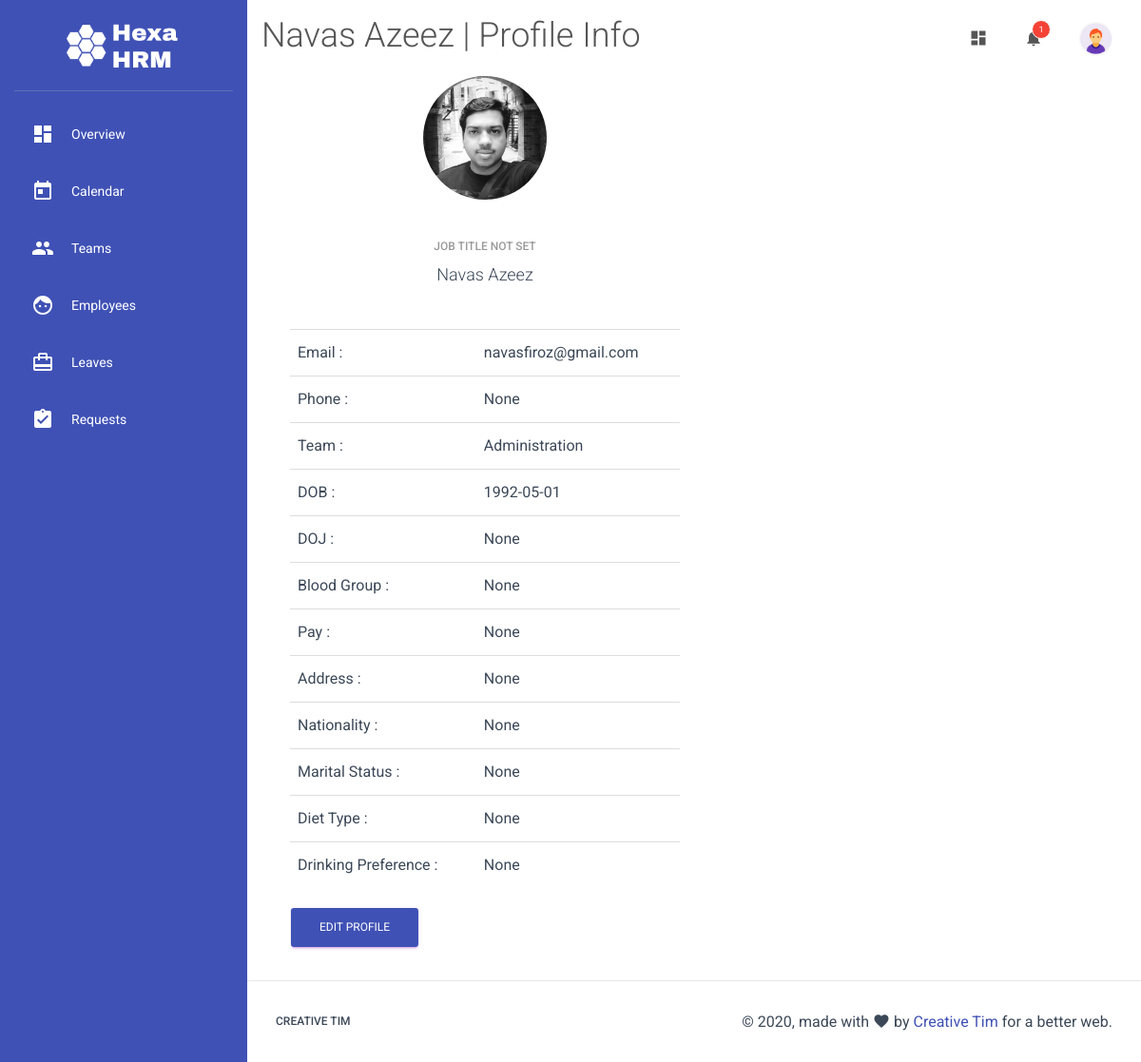
Page /profile/1/ (signed in) on the committed database.
### main.py (models this page shows)
class User(db.Model):
    id = db.Column(db.Integer, primary_key=True)
    name = db.Column(db.String(150), nullable=False)
    email = db.Column(db.String,nullable=False)
    phone = db.Column(db.String)
    whatsapp = db.Column(db.Boolean)
    title = db.Column(db.String)
    role = db.Column(db.Integer)
    annual_leaves = db.Column(db.String)
    team_id = db.Column(db.Integer, db.ForeignKey("team.id"))
    password = db.Column(db.String)
    dob = db.Column(db.Date)
    blood_group = db.Column(db.String)
    doj = db.Column(db.Date)
    pay = db.Column(db.Integer)
    address = db.Column(db.String)
    secondary_contact_name = db.Column(db.String)
    secondary_contact_relation = db.Column(db.String)
    secondary_contact_phone = db.Column(db.String)
    origin_country = db.Column(db.String)
    diet_type = db.Column(db.String)
    drinking = db.Column(db.Boolean)
    marital_status = db.Column(db.String)
    dp = db.Column(db.String, default="default.png")
    leaves = db.relationship("Leave",backref="requested_by")

class Team(db.Model):
    id = db.Column(db.Integer, primary_key=True)
    name = db.Column(db.String, nullable=False)
    users = db.relationship("User",backref="team")

### main.py (the view)
@app.route('/profile/<user_id>/')
def profile(user_id):
    user = User.query.get(user_id)
    if user:
        return render_template("user_profile.html", user=user)
    else:
        return redirect(url_for("employees"))

### main.py (called while the page is built)
@app.before_request
def before_request():
    g.user = None
    if "uid" in session:
        login_user = User.query.get(session["uid"])
        if login_user and login_user.team_id == session["td"] and bcrypt.check_password_hash(session["sk"], login_user.name):
            g.user = login_user

### templates/user_profile.html (shortened to what this page needs)
{% extends "template.html" %}
{% block heading %}
<h2>{{user.name}} | Profile Info</h2>
{% endblock %}
{% block content %}
<div class="container-fluid">
	<div class="row">
		<div class="col-md-6">
			<div class="card card-profile">
				<div class="card-avatar">
					<a href="javascript:;">
						<img class="img" src="/static/img/users/{{user.dp}}">
					</a>
				</div>
				<div class="card-body">
					<h6 class="card-category text-gray">
					{% if user.title%}
					{{user.title}}
					{% else %}
					Job Title Not Set
					{% endif %}</h6>
					<h4 class="card-title">{{user.name}}</h4>
				</div>
			</div>
			<div class="table-responsive">
            <table class="table">
              <tbody>
                <tr><td>Email :</td><td>{{user.email}}</td></tr>
                <tr><td>Phone :</td><td>{{user.phone}}</td></tr>
                <tr><td>Team :</td><td>{{user.team.name}}</td></tr>
                <tr><td>DOB :</td><td>{{user.dob}}</td></tr>
                <tr><td>DOJ :</td><td>{{user.doj}}</td></tr>
                <tr><td>Blood Group :</td><td>{{user.blood_group}}</td></tr>
                <tr><td>Pay :</td><td>{{user.pay}}</td></tr>
                <tr><td>Address :</td><td>{{user.address}}</td></tr>
                <tr><td>Nationality :</td><td>{{user.origin_country}}</td></tr>
                <tr><td>Marital Status :</td><td>{{user.marital_status}}</td></tr>
                <tr><td>Diet Type :</td><td>{{user.diet_type}}</td></tr>
                <tr><td>Drinking Preference :</td><td>{{user.drinking}}</td></tr>
              </tbody>
            </table>
            <a href="/edit-profile/"><button type="submit" class="btn btn-primary pull-center">Edit Profile</button></a>
          </div>
		</div>
	</div>
</div>
{% endblock %}

### templates/template.html (shortened to what this page needs)
<!doctype html>
<html lang="en">
<head>
  <link rel="stylesheet" href="https://maxcdn.bootstrapcdn.com/font-awesome/latest/css/font-awesome.min.css">
  <link href="{{ url_for('static', filename='css/material-dashboard.css') }}" rel="stylesheet" />
  <link href="{{ url_for('static', filename='css/custom.css') }}" rel="stylesheet" />
  <link rel="stylesheet" href="//cdnjs.cloudflare.com/ajax/libs/fullcalendar/3.3.0/fullcalendar.min.css" />
</head>
<body>
  <div class="wrapper ">
    <div class="sidebar" data-color="azure" data-background-color="white">
      <div class="logo">
        <img src="/static/img/logo.png">
      </div>
      <div class="sidebar-wrapper">
        <ul class="nav">
        {% if g.user == None %}
          <li class="nav-item">
            <a class="nav-link" href="/sign-in/">
              <i class="material-icons">lock</i>
              <p>Login</p>
            </a>
          </li>
          <li class="nav-item">
            <a class="nav-link" href="/start/">
              <i class="material-icons">dashboard</i>
              <p>Start</p>
            </a>
          </li>
        {% else %}
          <li class="nav-item">
            <a class="nav-link" href="/">
              <i class="material-icons">dashboard</i>
              <p>Overview</p>
            </a>
          </li>
          <li class="nav-item">
            <a class="nav-link" href="/calendar/">
              <i class="material-icons">today</i>
              <p>Calendar</p>
            </a>
          </li>
          <li class="nav-item">
            <a class="nav-link" href="/teams/">
              <i class="material-icons">group</i>
              <p>Teams</p>
            </a>
          </li>
          <li class="nav-item">
            <a class="nav-link" href="/employees/">
              <i class="material-icons">face</i>
              <p>Employees</p>
            </a>
          </li>
          <li class="nav-item">
            <a class="nav-link" href="/leaves/">
              <i class="material-icons">card_travel</i>
              <p>Leaves</p>
            </a>
          </li>
          <li class="nav-item">
            <a class="nav-link" href="/requests/">
              <i class="material-icons">assignment_turned_in</i>
              <p>Requests</p>
            </a>
          </li>
        {% endif %}
        </ul>
      </div>
    </div>
    <div class="main-panel">
      <nav class="navbar navbar-expand-lg navbar-transparent navbar-absolute fixed-top ">
        <div class="container-fluid">
          <div class="navbar-wrapper">
            {% block heading %}
            {% endblock %}
          </div>
          <div class="collapse navbar-collapse justify-content-end">
            {% if session%}
            <ul class="navbar-nav">
              <li class="nav-item">
                <a class="nav-link" href="javascript:;">
                  <i class="material-icons">dashboard</i>
                </a>
              </li>
              <li class="nav-item dropdown">
                <a class="nav-link" href="http://example.com" id="navbarDropdownMenuLink" data-toggle="dropdown" aria-haspopup="true" aria-expanded="false">
                  <i class="material-icons">notifications</i>
                  <span class="notification">1</span>
                </a>
              </li>
              <li class="nav-item dropdown">
                <a class="nav-link" href="javascript:;" id="navbarDropdownProfile" data-toggle="dropdown" aria-haspopup="true" aria-expanded="false">
                  <img class="img nav-icon" src="/static/img/users/{{g.user.dp}}">
                <div class="ripple-container"></div></a>
              </li>
            </ul>
            {% endif %}
          </div>
        </div>
      </nav>
      <div class="content">
        <div class="container-fluid">
          {% block content %}
          {% endblock %}
        </div>
      </div>
      <footer class="footer">
        <div class="container-fluid">
          <nav class="float-left">
            <ul>
              <li>
                <a href="https://www.creative-tim.com">
                  Creative Tim
                </a>
              </li>
            </ul>
          </nav>
          <div class="copyright float-right">
            &copy;
            , made with <i class="material-icons">favorite</i> by
            <a href="https://www.creative-tim.com" target="_blank">Creative Tim</a> for a better web.
          </div>
        </div>
      </footer>
    </div>
  </div>
</body>
</html>

### static/css/custom.css (style rules this page uses)
.sidebar { background: #3F51B5; color:white; box-shadow: none !important; }
body { background-color: #fff; font-weight: 400; }
.sidebar .nav li a, .sidebar .nav li .dropdown-menu a { color: #ffffff !important; }
.card, .card-profile .card-avatar { box-shadow: none !important; }
.sidebar .logo img { max-width: 120px; margin: 0 auto; display: block; }
.sidebar .nav i { color: #ffffff; }
img.img.nav-icon { max-width: 35px; border-radius: 100%; }

### rows in the picture
User: name "Navas Azeez", dp (picture), email "navasfiroz@gmail.com", phone "None", dob "1992-05-01", doj "None", blood_group "None", pay "None", address "None", origin_country "None", marital_status "None", diet_type "None", drinking "None"
User: user.dp (placeholder picture)
Team: team.name "Administration"
